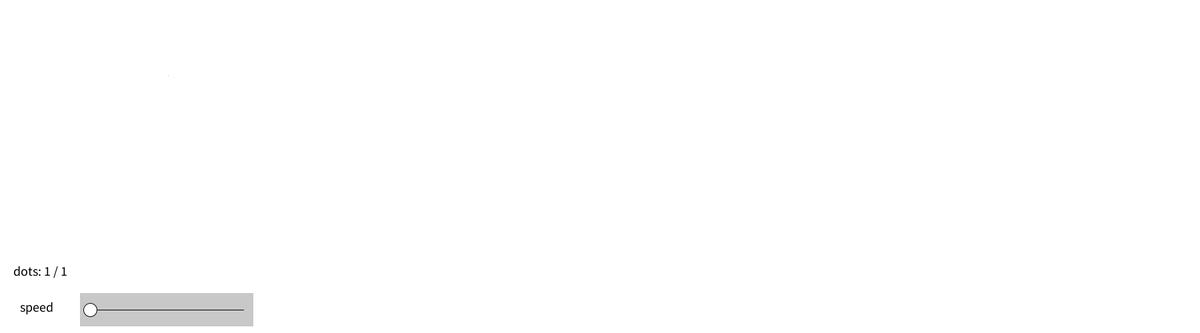
Frame 1 (no input)
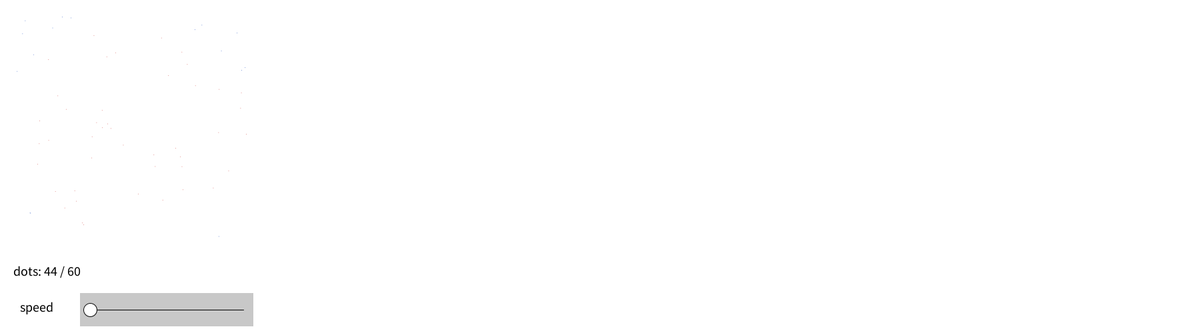
Frame 60 (the mouse pressed at the canvas centre just before this capture)
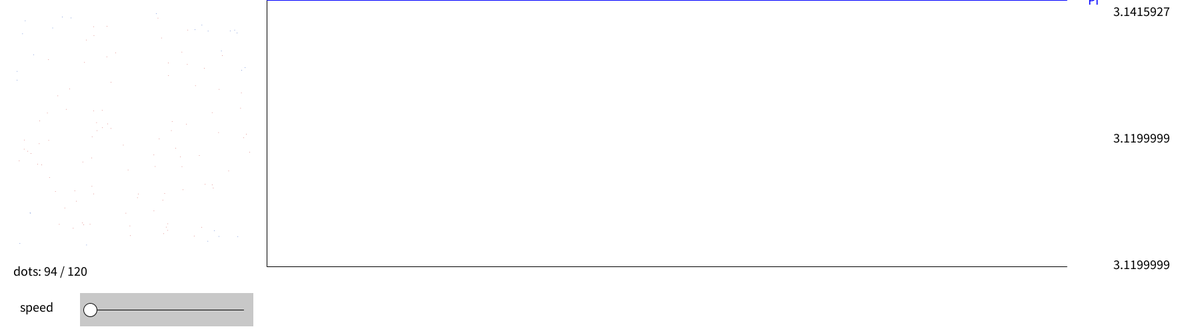
Frame 120 (the mouse held since frame 60 and released just before this capture)

The Processing sketch that drew these frames (run headless with seeded random() and noise(); from frame 60 on, the mouse is pressed at the canvas centre):

// Processing sketch: LMS
// ── LMS.pde
class Point
{
  float x;
  float y;
  float val;
  int num;
}
int cnt = 0;
float inCircle = 0, outCircle = 0;
float maxVal = 0.0, minVal = 400.0;
int speed = 1;
int len = 12000;
int freq = 100;
float buttonX = 135, buttonY = 465;
int clicked = 0;
int start = freq;
ArrayList<Point> points = new ArrayList<Point>();
int mode = 0;

void drawArrow(int x, int y, int dir)
{
  if(dir == 0)
  {
    pushMatrix();
    translate(x, y);
    triangle(0, -20, -10, -10, 10, -10);
    rect(-5, -10, 10, 20);
    popMatrix();
  }
  if(dir == 1)
  {
    pushMatrix();
    translate(x, y);
    triangle(0, 20, 10, 10, -10, 10);
    rect(-5, -10, 10, 20);
    popMatrix();
  }
}
void drawPoint(int cnt)
{
  noStroke();
  ellipseMode(CENTER);
  Point tPoint = new Point();
  tPoint.x = random(-1, 1);
  tPoint.y = random(-1, 1);
  tPoint.num = cnt;
  if(pow(tPoint.x, 2)+pow(tPoint.y, 2)<=1)
  {
    inCircle += 1;
    fill(#db706c);
  }
  else
  {
    outCircle += 1;
    fill(#567ace);
  }
  tPoint.val = inCircle*4/(inCircle + outCircle);
  points.add(tPoint);
  float tx = map(tPoint.x, -1, 1, 20, 380);
  float ty = map(tPoint.y, -1, 1, 20, 380);
  ellipse(tx, ty, 1, 1);
  if(points.size()%freq == 0)
  {
    drawGraph();
  }
}
void drawGraph()
{
  noStroke();
  fill(255);
  rect(390, 0, 1600, 500);
  stroke(0);
  strokeWeight(1);  
  line(400, 0, 400, 400);
  line(400, 400, 1600, 400);
  maxVal = 0.0;
  minVal = 400.0;
  if(mode == 0)
  {
    if(points.size()<=len)
    {
      for(int i=freq;i<=points.size();i+=freq)
      {
        maxVal = max(maxVal, points.get(i-1).val, PI);
        minVal = min(minVal, points.get(i-1).val, PI);
      }
      for(int i=freq*2;i<=points.size();i+=freq)
      {
        float tx = map(i, 0, len, 400, 1600);
        float ty = map(points.get(i-1).val, maxVal, minVal, 0, 400);
        float px = map(i-freq, 0, len, 400, 1600);
        float py = map(points.get(i-freq-1).val, maxVal, minVal, 0, 400);
        stroke(255, 0, 0);
        line(px, py, tx, ty);
      }
    }
    else
    {
      for(int i=points.size()-len;i<=points.size();i+=freq)
      {
        maxVal = max(maxVal, points.get(i-1).val, PI);
        minVal = min(minVal, points.get(i-1).val, PI);
      }
      for(int i=points.size()-len+freq;i<=points.size();i+=freq)
      {
        float tx = map(i, points.size()-len, points.size(), 400, 1600);
        float ty = map(points.get(i-1).val, maxVal, minVal, 0, 400);
        float px = map(i-freq, points.size()-len, points.size(), 400, 1600);
        float py = map(points.get(i-freq-1).val, maxVal, minVal, 0, 400);
        stroke(255, 0, 0);
        line(px, py, tx, ty);
      }
    }
  }
  if(mode == 1)
  {
    if(points.size()<=len)
    {
      for(int i=start;i<=points.size();i+=freq)
      {
        maxVal = max(maxVal, points.get(i-1).val, PI);
        minVal = min(minVal, points.get(i-1).val, PI);
      }
      for(int i=start+freq;i<=points.size();i+=freq)
      {
        float tx = map(i, 0, len, 400, 1600);
        float ty = map(points.get(i-1).val, maxVal, minVal, 0, 400);
        float px = map(i-freq, 0, len, 400, 1600);
        float py = map(points.get(i-freq-1).val, maxVal, minVal, 0, 400);
        stroke(255, 0, 0);
        line(px, py, tx, ty);
      }
    }
    else
    {
      for(int i=start;i<=points.size();i+=freq)
      {
        maxVal = max(maxVal, points.get(i-1).val, PI);
        minVal = min(minVal, points.get(i-1).val, PI);
      }
      for(int i=start+freq;i<=points.size();i+=freq)
      {
        float tx = map(i, 0, points.size(), 400, 1600);
        float ty = map(points.get(i-1).val, maxVal, minVal, 0, 400);
        float px = map(i-freq, 0, points.size(), 400, 1600);
        float py = map(points.get(i-freq-1).val, maxVal, minVal, 0, 400);
        stroke(255, 0, 0);
        line(px, py, tx, ty);
      }
    }
  }
  textAlign(LEFT, TOP);
  fill(0);
  textSize(20);
  text(nf(float("" + maxVal), 0, 7), 1670, 10);
  text(nf(float("" + minVal), 0, 7), 1670, 390);
  text(nf(float("" + "" + points.get(points.size()-1).val), 0, 7), 1670, 200);
  noStroke();
  fill(0, 0, 255);
  if(minVal<=PI && PI<=maxVal)
  {
    stroke(0, 0, 255);
    line(400, map(PI, maxVal, minVal, 0, 400), 1600, map(PI, maxVal, minVal, 0, 400));
    textAlign(CENTER, CENTER);
    textSize(20);
    text("PI", 1640, map(PI, maxVal, minVal, 0, 400));
  }
  if(PI>maxVal)
  {
    textAlign(CENTER, TOP);
    text("PI", 1640, 50);
    drawArrow(1640, 30, 0);
  }
  if(PI<minVal)
  {
    textAlign(CENTER, BOTTOM);
    text("PI", 1640, 350);
    drawArrow(1640, 370, 1);
  }
}
void drawMenu()
{
  fill(255);
  noStroke();
  rect(10, 390, 360, 50);
  fill(255);
  rect(10, 390, 100, 100);
  fill(200);
  rect(120, 440, 260, 50);
  stroke(0);
  line(135, 465, 365, 465);
  fill(255, 255, 255);
  if(clicked==1)
  {
    fill(255, 0, 0);
  }
  if(clicked==1)
  {
    buttonX = mouseX;
    if(buttonX < 135)
    {
      buttonX = 135;
    }
    if(buttonX > 365)
    {
      buttonX = 365;
    }
  }
  speed = int(map(buttonX, 135, 365, 1, 500));
  ellipse(buttonX, buttonY, 20, 20);
  fill(0);
  textAlign(LEFT, TOP);
  textSize(20);
  text("dots: " + int(inCircle) + " / " + int(inCircle+outCircle), 20, 400);
  text("speed", 30, 454);
}
void setup()
{
  frameRate(300);
  size(1800, 500);
  noStroke();
  background(255);
}
void draw()
{
  fill(255);
  noStroke();
  for(int i=0;i<speed;i++)
  {
    cnt++;
    drawPoint(cnt);
  }
  drawMenu();
}

void mousePressed()
{
  if(mouseButton == LEFT)
  {
    if(dist(buttonX, 465, mouseX, mouseY)<10)
    {
      clicked = 1;
    }
  }
}

void mouseReleased()
{
  if(mouseButton == LEFT)
  {
    clicked = 0;
  }
}

void keyPressed()
{
  if(keyCode == ' ')
  {
    mode++;
    mode = mode % 2;
  }
  if(key == 'r')
  {
    points = new ArrayList<Point>();
  }
}
